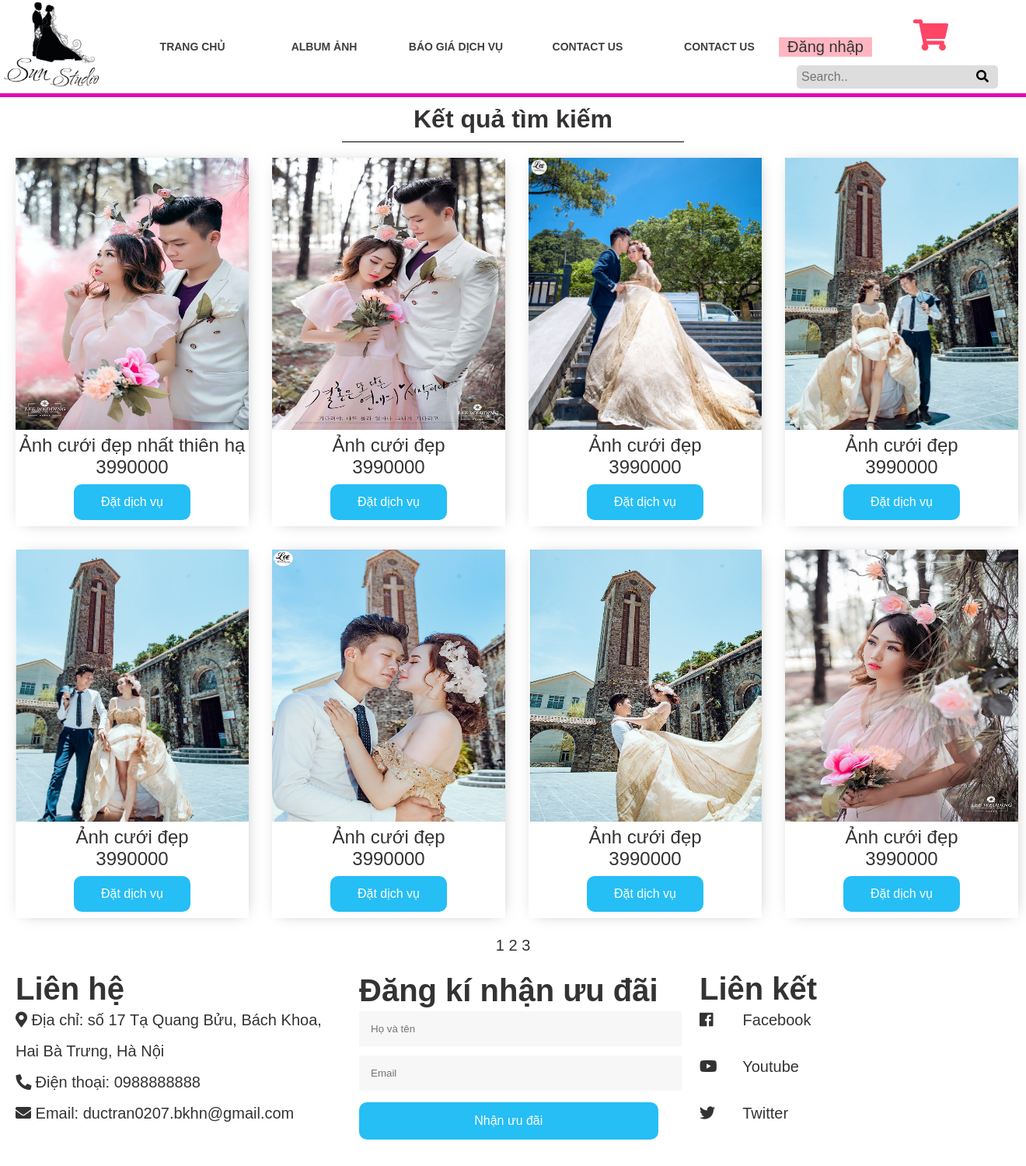
The page /ket_qua_tim_kiem.php on the database its author committed.
### tables this page shows
CREATE TABLE `san_pham` (
  `ma` int(11) NOT NULL,
  `ten` varchar(150) NOT NULL,
  `gia` int(11) NOT NULL,
  `mo_ta` text NOT NULL,
  `ma_loai_san_pham` int(11) NOT NULL,
  `anh` varchar(150) NOT NULL
);

### ket_qua_tim_kiem.php (the view, shortened to what this page needs)
<!DOCTYPE html>
<html>
<?php include "title_chung.php" ?>
<body>
	<?php include "include/header.php" ?>
	<?php
	$thu_muc_anh = 'image/product/';
	include 'connect.php';
	$tim_kiem = '';
	$sql = "select
	san_pham.*,loai_san_pham.ten as 'ten_loai_san_pham' from san_pham
	join loai_san_pham on
	loai_san_pham.ma = san_pham.ma_loai_san_pham where san_pham.ten like '%$tim_kiem%' or loai_san_pham.ten like '%$tim_kiem%'";
	$result = mysqli_query($connect,$sql);
	$tong_so_san_pham = mysqli_num_rows($result);
	$so_san_pham_1_trang = 8;
	$tong_so_trang = ceil($tong_so_san_pham / $so_san_pham_1_trang);
	$trang_hien_tai = 1;
	$so_san_pham_can_bo_qua = ($trang_hien_tai-1) * $so_san_pham_1_trang;
	$sql = "$sql limit $so_san_pham_1_trang offset $so_san_pham_can_bo_qua";
	$result = mysqli_query($connect,$sql);
	?>
	<div id="div_san_pham">
		<h1 class="tieu_de_tim_kiem">Kết quả tìm kiếm
		</h1>
		<div class="grid-container">
			<?php foreach ($result as $each): ?>
				<div class="grid-item">
					<p>
						<img height="200px" src="<?php echo $thu_muc_anh . $each['anh'] ?>">
					</p>
					<p><?php echo $each['ten']; ?></p>
					<p><?php echo $each['gia']; ?></p>
					<button>Đặt dịch vụ</button>
				</div>
			<?php endforeach ?>
		</div>
		<p align="center" class="so_trang">
			<?php for($i = 1; $i <=$tong_so_trang; $i++){ ?>
				<a href="?trang=<?php echo $i ?>&tim_kiem=<?php echo $tim_kiem ?>#div_san_pham"><?php echo $i ?></a>
			<?php } ?>
		</p>
	</div>
	<?php include "include/footer.php" ?>
</body>
</html>

### css/style.css (style rules this page uses)
* { margin: 0; padding: 0; }
html { scroll-behavior: smooth; }
body { font-family: MS Serif,New York,sans-serif; color: #333; box-sizing: border-box; }
a { text-decoration: none; color: #333; }
.grid-container { display: grid; grid-gap: 30px; grid-template-columns: 300px 300px 300px 300px; padding: 20px; }
.grid-item { font-size: 24px; box-shadow: ; text-align: center; box-shadow: 2px 1px 20px -9px rgba(0,0,0,0.38); }
.grid-item button { background-color: #0eb7f4; color: white; padding: 14px 20px; margin: 8px 0; border: none; cursor: pointer; width: 150px; opacity: 0.9; font-size:16px; font-family: Montserrat,Arial, Helvetica, sans-serif; border-radius:10px; }
.grid-item img { transition: transform .2s; height: 350px; width: 100%; }
.so_trang { font-size: 20px; padding: 4px; }
.tieu_de_tim_kiem { border: none; width: 400px; border-bottom: 1px solid black; background: none; padding: 10px 20px; font-family: MS Serif,New York,sans-serif; margin: 0 auto; position: relative; overflow: hidden; text-align: center; }

### rows shown on the page
san_pham: shows a picture, ten "Ảnh cưới đẹp nhất thiên hạ", gia "3990000"
san_pham: anh (picture), ten "Ảnh cưới đẹp", gia "3990000"
san_pham: anh (picture), ten "Ảnh cưới đẹp", gia "3990000"
san_pham: anh (picture), ten "Ảnh cưới đẹp", gia "3990000"
san_pham: anh (picture), ten "Ảnh cưới đẹp", gia "3990000"
san_pham: anh (picture), ten "Ảnh cưới đẹp", gia "3990000"
san_pham: anh (picture), ten "Ảnh cưới đẹp", gia "3990000"
san_pham: anh (picture), ten "Ảnh cưới đẹp", gia "3990000"
